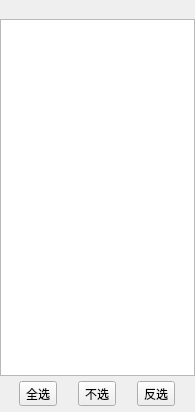
<?xml version="1.0" encoding="UTF-8"?>
<ui version="4.0">
 <class>Form</class>
 <widget class="QWidget" name="Form">
  <property name="geometry">
   <rect>
    <x>0</x>
    <y>0</y>
    <width>195</width>
    <height>412</height>
   </rect>
  </property>
  <property name="windowTitle">
   <string>Form</string>
  </property>
  <layout class="QVBoxLayout" name="verticalLayout_2">
   <property name="spacing">
    <number>0</number>
   </property>
   <property name="leftMargin">
    <number>0</number>
   </property>
   <property name="topMargin">
    <number>0</number>
   </property>
   <property name="rightMargin">
    <number>0</number>
   </property>
   <property name="bottomMargin">
    <number>0</number>
   </property>
   <item>
    <widget class="QDockWidget" name="dok_container">
     <property name="features">
      <set>QDockWidget::NoDockWidgetFeatures</set>
     </property>
     <property name="allowedAreas">
      <set>Qt::AllDockWidgetAreas</set>
     </property>
     <widget class="QWidget" name="dockWidgetContents">
      <layout class="QVBoxLayout" name="verticalLayout" stretch="20,2">
       <property name="spacing">
        <number>0</number>
       </property>
       <property name="leftMargin">
        <number>0</number>
       </property>
       <property name="topMargin">
        <number>0</number>
       </property>
       <property name="rightMargin">
        <number>0</number>
       </property>
       <property name="bottomMargin">
        <number>0</number>
       </property>
       <item>
        <widget class="QListWidget" name="lw_content"/>
       </item>
       <item>
        <widget class="QWidget" name="wid_btns" native="true">
         <layout class="QHBoxLayout" name="horizontalLayout">
          <property name="spacing">
           <number>3</number>
          </property>
          <property name="leftMargin">
           <number>1</number>
          </property>
          <property name="topMargin">
           <number>1</number>
          </property>
          <property name="rightMargin">
           <number>1</number>
          </property>
          <property name="bottomMargin">
           <number>1</number>
          </property>
          <item>
           <widget class="QToolButton" name="btn_yes">
            <property name="text">
             <string>全选</string>
            </property>
           </widget>
          </item>
          <item>
           <widget class="QToolButton" name="btn_no">
            <property name="text">
             <string>不选</string>
            </property>
           </widget>
          </item>
          <item>
           <widget class="QToolButton" name="btn_inverse">
            <property name="text">
             <string>反选</string>
            </property>
           </widget>
          </item>
         </layout>
        </widget>
       </item>
      </layout>
     </widget>
    </widget>
   </item>
  </layout>
 </widget>
 <resources/>
 <connections/>
</ui>
